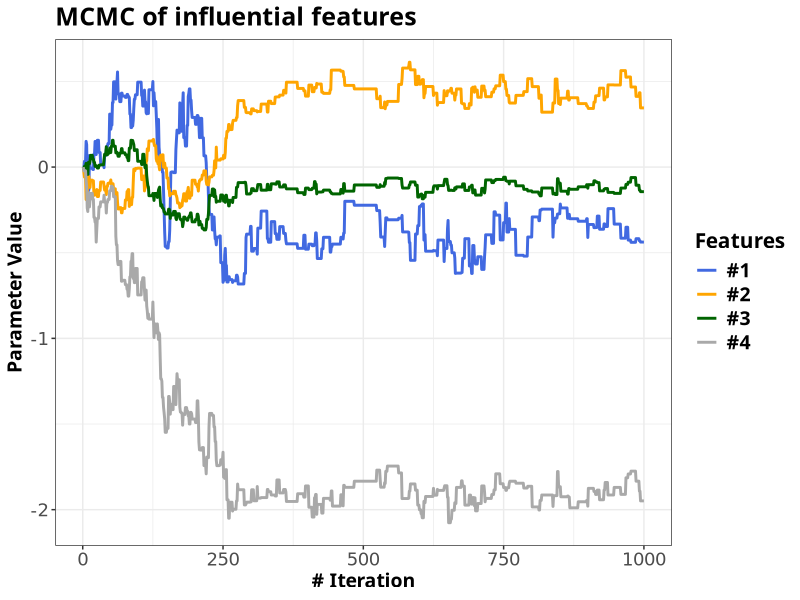

Generate this figure with R:
# Poisson Regression

#--------------------------------------------------------------#
# Libraries
#--------------------------------------------------------------#

library(ggplot2)
library(mvtnorm)

set.seed(12345)

## ggplot2 common theme
dejavu_layer <- list(
  theme_bw(),
  theme(
    text = element_text(family = "Bitter",
                        face = "bold",
                        size = 14),
    title = element_text(size = 15),
    legend.text = element_text(size = 14),
    axis.text = element_text(size = 13,
                             family = "DejaVuSans",
                             face = "plain"),
    axis.title = element_text(size = 14)
  )
)

data <- read.table("eBayNumberOfBidderData.dat", header = TRUE)
names(data)[1] <- "target"
X <- as.matrix(data[, -1])
y <- as.matrix(data[, 1])

# Bayesian analysis of the Poisson regression

# Prior: beta ~ N(0, 100*inv((t(X)*X))), where X is the n x p covariate matrix

Sigma <- 100 * solve(t(X) %*% X)
mean = rep(0, 9)
betas_init = rep(0, 9)

# Posterior is assumed multivariate normal: N(beta_mode, inv(J_x(beta_mode))))

# LogPosterior:
logPost <- function(betas, mean, Sigma, X, y){
  logPrior <- dmvnorm(x = betas, mean = mean, sigma = Sigma, log = TRUE)
  # unknown parameters in regression are betas.
  # This is why we write prior for them
  linPred <- X %*% betas
  logLik <- sum(linPred * y - exp(linPred)) #LogLik for the Poisson Model
  return(logPrior + logLik)
}

# Minimize the logLikelihood of the posterior
mode_optim <- optim(betas_init,
                    logPost,
                    gr = NULL,
                    mean, Sigma, X, y,
                    method = c("BFGS"),
                    control = list(fnscale = -1),
                    hessian=TRUE)

# Name the coefficient by covariates
names(mode_optim$par) <- names(as.data.frame(X))

# Compute approximate standard deviations.
approxPostStd <- sqrt(diag(-solve(mode_optim$hessian)))
# Name the coefficient by covariates
names(approxPostStd) <- names(as.data.frame(X))

post_mean <- mode_optim$par
print('The posterior mode is')
print(post_mean)
print('The approximate posterior standard deviation is')
print(approxPostStd)
post_cov_mat <- -solve(mode_optim$hessian)
print('The posterior covariance matrix is')
print(post_cov_mat)

# Repeat the analysis using the Metropolis Hastings algorithm

N <- 1000
random_walk_metropolis <- function(logPost, c = 1){
  theta <- matrix(NA, ncol = 9, nrow = N)
  theta[1, ] <- rep(0, 9)
  accept_rate <- 1
  for (i in 2:N){
    proposed <- as.vector(rmvnorm(1, mean = theta[i-1, ],
                                  sigma = c*post_cov_mat))
    post_prev <-logPost(betas = theta[i-1, ], mean, Sigma, X, y)
    post_new <- logPost(betas = proposed, mean, Sigma, X, y)
    accept_pr <- min(1, exp(post_new - post_prev))
    u <- runif(1)
    if (u <= accept_pr){
      theta[i, ] <- proposed
      accept_rate <- accept_rate + 1
    }
    else{
      theta[i, ] <- theta[i-1, ]
    }
  }
  print("Acceptance rate is")
  print(accept_rate/N)
  return(theta)
}

theta <- random_walk_metropolis(logPost)

df_plot <- data.frame(x = 1:N, VerifyId = theta[, 3], Sealed = theta[, 4],
                      Logbook = theta[, 8], MinBidShare = theta[, 9])

plot <- ggplot(df_plot, aes(x = x)) +
  dejavu_layer +
  labs(title = "MCMC of influential features") +
  geom_line(aes(y = VerifyId, color = "1"), size = 1) +
  geom_line(aes(y = Sealed, color = "2"), size = 1) +
  geom_line(aes(y = Logbook, color = "3"), size = 1) +
  geom_line(aes(y = MinBidShare, color = "4"), size = 1) +
  xlab("# Iteration") + ylab("Parameter Value") +
  scale_color_manual(values = c("royalblue", "orange", "darkgreen", "darkgray"),
                     labels = c("#1", "#2", "#3", "#4"),
                     name = "Features")

print(plot)

#ggsave("MCMC.png", dpi = 400)
